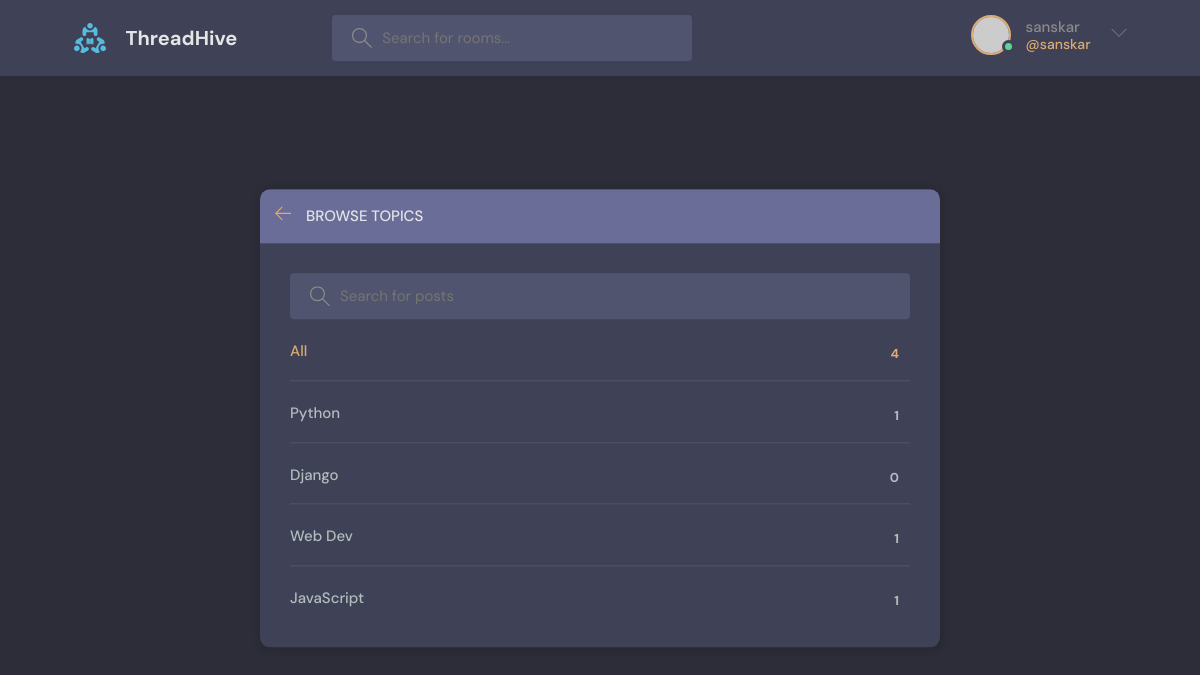
Page /topic/ (signed in) on the earlier database version.
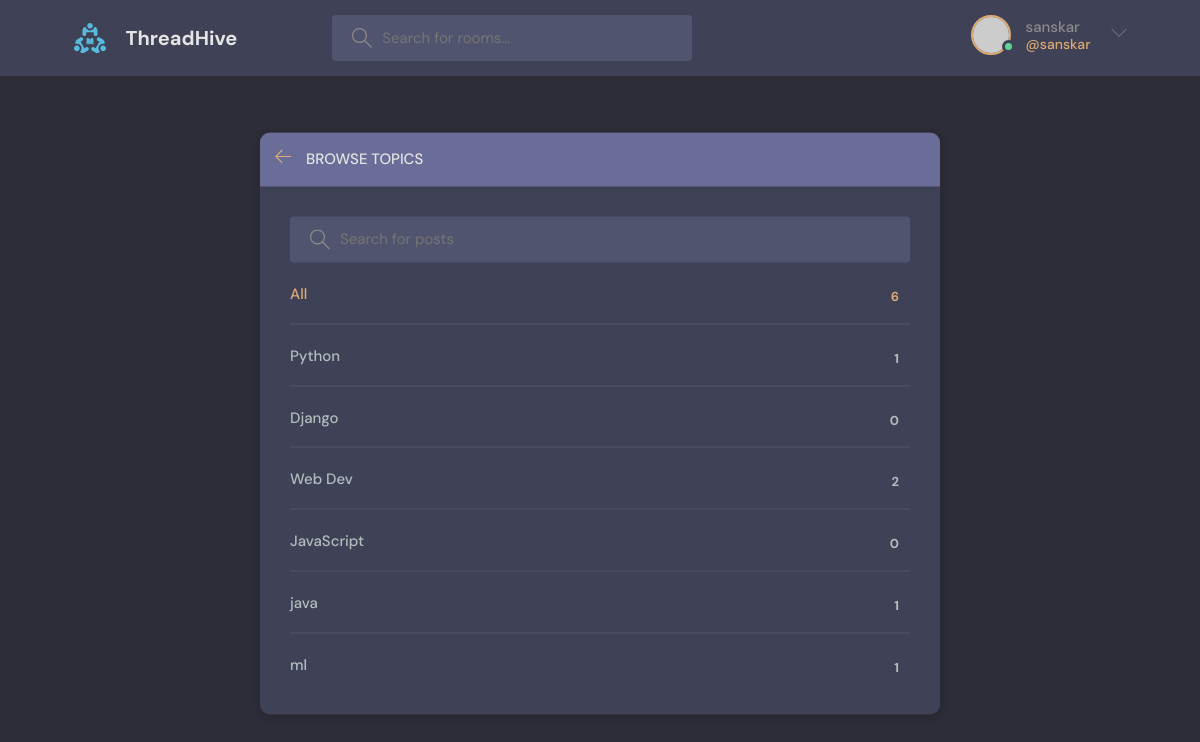
Same page on the later database version.
### base/models.py (models this page shows, shortened)
class Topic(models.Model):
    name = models.CharField(max_length=200)

### base/views.py (the view)
# urls.py: path('topic/', views.topicsPage , name="topics"),
def topicsPage(request):
    q = request.GET.get('q') if request.GET.get('q') != None else ''
    topics = Topic.objects.filter(name__icontains=q)
    return render(request,'base/topics.html',{'topics':topics})

### base/templates/base/topics.html (shortened to what this page needs)
{% extends "main.html" %}
{% block content %}
    <main class="create-room layout">
      <div class="container">
        <div class="layout__box">
          <div class="layout__boxHeader">
            <div class="layout__boxTitle">
              <a href="{% url 'home' %}">
                <svg version="1.1" xmlns="http://www.w3.org/2000/svg" width="32" height="32" viewBox="0 0 32 32">
                  <title>arrow-left</title>
                  <path
                    d="M13.723 2.286l-13.723 13.714 13.719 13.714 1.616-1.611-10.96-10.96h27.625v-2.286h-27.625l10.965-10.965-1.616-1.607z"
                  ></path>
                </svg>
              </a>
              <h3>Browse Topics</h3>
            </div>
          </div>
          <div class="topics-page layout__body">
            <form action="" method ="GET" class="header__search">
              <label>
                <input name= "q" placeholder="Search for posts" />
              </label>
            </form>
            <ul class="topics__list">
              <li>
                <a href="{% url 'home' %}" class="active">All <span>{{topics.count}}</span></a>
              </li>
              {% for topic in topics %}
              <li>
                <a href="{% url 'home' %}?q={{topic.name}}">{{topic.name}} <span>{{topic.room_set.all.count}}</span></a>
              </li>
              {% endfor  %}
            </ul>
          </div>
        </div>
      </div>
    </main>
    {% endblock content %}

Differences in the rows shown:
computed for Topic "Web Dev": room_set.all.count "1" → "2"
computed for Topic "JavaScript": room_set.all.count "1" → "0"
added Topic: name "java", room_set.all.count "1"
added Topic: name "ml", room_set.all.count "1"
Other differences:
{{ topics.count }}: "4" → "6"
